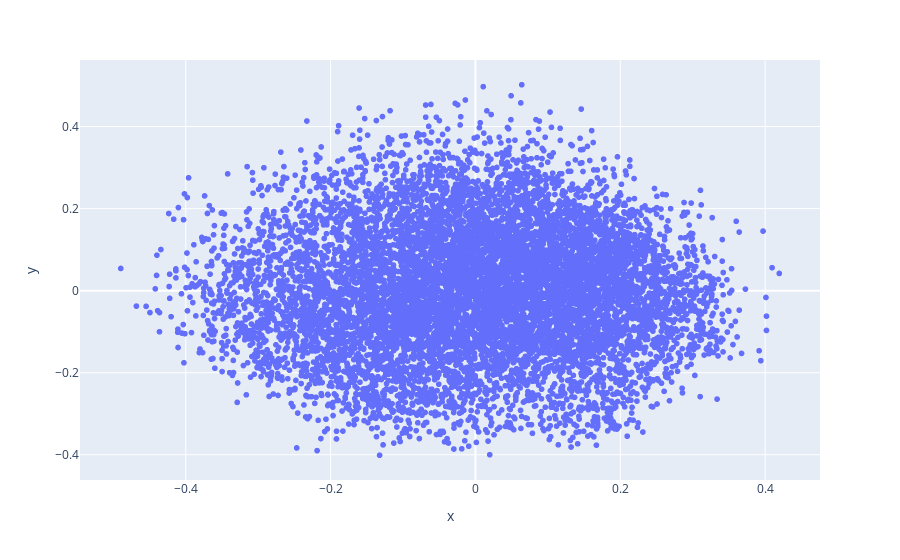

The cell this chart's notebook holds for it:
### Code cell
fig = px.scatter(
    x=sbwce_2d[:,0],
    y=sbwce_2d[:,1],
    text=list(sbwce.index_to_key)
)
fig.update_traces(mode="markers")

### Figure 1 — Plotly figure (JSON) as saved in the notebook; plotly's stock layout.template omitted (floating-point values rounded to 4 significant figures; data arrays with more than 128 entries replaced by an {"elided": "..."} marker saying what was removed)
{"data": [{"hovertemplate": "x=%{x}<br>y=%{y}<br>text=%{text}<extra></extra>", "legendgroup": "", "marker": {"color": "#636efa", "symbol": "circle"}, "mode": "markers", "name": "", "showlegend": false, "text": {"elided": "10000 str values"}, "type": "scattergl", "x": {"elided": "10000 float values"}, "xaxis": "x", "y": {"elided": "10000 float values"}, "yaxis": "y"}], "layout": {"legend": {"tracegroupgap": 0}, "margin": {"t": 60}, "xaxis": {"anchor": "y", "domain": [0, 1], "title": {"text": "x"}}, "yaxis": {"anchor": "x", "domain": [0, 1], "title": {"text": "y"}}}}
